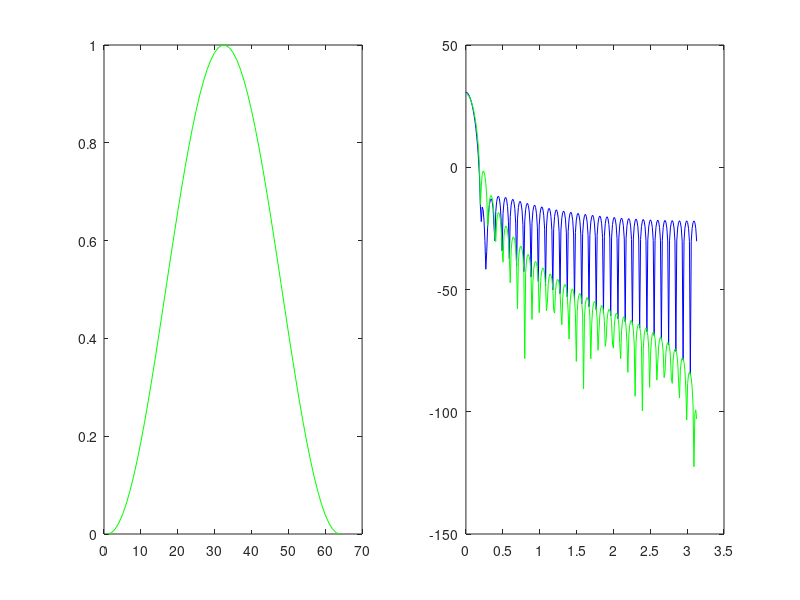

The MATLAB source for this figure:
clf;
clear;
N=64;
n=256;

%Hamming Window
%w=window('hm',N);
w=hamming(N);
subplot(121);
plot(1:N,w,'b')
%set(gca(),'grid',[1 1]*color('gray'))
subplot(122)
[W,fr]=freqz(w,[1],n);
%[W,fr]=frmag(w,n);
plot(fr,20*log10(W),'b')
%set(gca(),'grid',[1 1]*color('gray'))

waitforbuttonpress;

%Hanning Window
%whan=window('hn',N);
whan=hanning(N);
hold on
subplot(121);
plot(1:N,whan,'g')

subplot(122)
[Whan,fr]=freqz(whan,[1],n);
%[Whan,fr]=frmag(whan,n);
plot(fr,20*log10(Whan),'g')
hold off